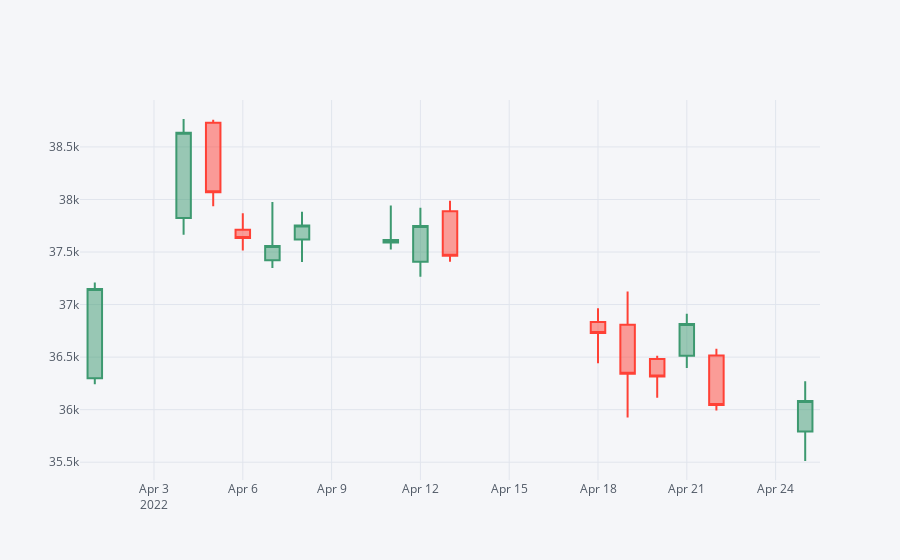

Notebook source saved alongside this figure:
### Code cell
share[['Open', 'High', 'Low','Close']].iplot('candle')

### Figure 1 — Plotly figure (JSON) as saved in the notebook; plotly's stock layout.template omitted (floating-point values rounded to 4 significant figures)
{"data": [{"close": [37150.0, 38640.0, 38070.0, 37630.0, 37560.0, 37750.0, 37610.0, 37750.0, 37460.0, 36729, 36340.0, 36310.0, 36820.0, 36040.0, 36080.0], "high": [37210.0, 38770.0, 38760.0, 37870.0, 37980.0, 37880.0, 37940.0, 37920.0, 37990.0, 36970.0, 37120.0, 36510.0, 36910.0, 36580.0, 36270.0], "low": [36240.0, 37670.0, 37940.0, 37510.0, 37350.0, 37410.0, 37520.0, 37260.0, 37410.0, 36440.0, 35930.0, 36110.0, 36400.0, 35990.0, 35510.0], "open": [36300.0, 37820.0, 38730.0, 37710.0, 37420.0, 37620.0, 37590.0, 37410.0, 37890.0, 36830.0, 36810.0, 36480.0, 36510.0, 36510.0, 35790.0], "showlegend": false, "type": "candlestick", "x": ["2022-04-01", "2022-04-04", "2022-04-05", "2022-04-06", "2022-04-07", "2022-04-08", "2022-04-11", "2022-04-12", "2022-04-13", "2022-04-18", "2022-04-19", "2022-04-20", "2022-04-21", "2022-04-22", "2022-04-25"], "yaxis": "y2"}], "layout": {"legend": {"bgcolor": "#F5F6F9", "font": {"color": "#4D5663"}}, "paper_bgcolor": "#F5F6F9", "plot_bgcolor": "#F5F6F9", "title": {"font": {"color": "#4D5663"}}, "xaxis": {"gridcolor": "#E1E5ED", "rangeslider": {"visible": false}, "showgrid": true, "tickfont": {"color": "#4D5663"}, "title": {"font": {"color": "#4D5663"}, "text": ""}, "zerolinecolor": "#E1E5ED"}, "yaxis": {"gridcolor": "#E1E5ED", "showgrid": true, "showticklabels": false, "tickfont": {"color": "#4D5663"}, "title": {"font": {"color": "#4D5663"}, "text": ""}, "zerolinecolor": "#E1E5ED"}, "yaxis2": {"gridcolor": "#E1E5ED", "showgrid": true, "tickfont": {"color": "#4D5663"}, "title": {"font": {"color": "#4D5663"}, "text": ""}, "zerolinecolor": "#E1E5ED"}}}
